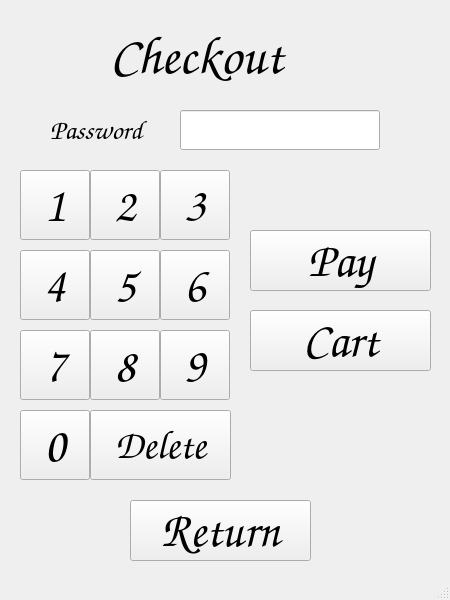
<?xml version="1.0" encoding="UTF-8"?>
<ui version="4.0">
 <class>MainWindow</class>
 <widget class="QMainWindow" name="MainWindow">
  <property name="geometry">
   <rect>
    <x>0</x>
    <y>0</y>
    <width>450</width>
    <height>600</height>
   </rect>
  </property>
  <property name="windowTitle">
   <string>MainWindow</string>
  </property>
  <widget class="QWidget" name="centralwidget">
   <widget class="QLabel" name="Welcome_banner">
    <property name="geometry">
     <rect>
      <x>110</x>
      <y>10</y>
      <width>251</width>
      <height>91</height>
     </rect>
    </property>
    <property name="font">
     <font>
      <family>Comic Sans MS</family>
      <pointsize>40</pointsize>
     </font>
    </property>
    <property name="text">
     <string>Checkout</string>
    </property>
   </widget>
   <widget class="QPushButton" name="RETURN">
    <property name="geometry">
     <rect>
      <x>130</x>
      <y>500</y>
      <width>181</width>
      <height>61</height>
     </rect>
    </property>
    <property name="font">
     <font>
      <family>Comic Sans MS</family>
      <pointsize>36</pointsize>
     </font>
    </property>
    <property name="text">
     <string>Return</string>
    </property>
   </widget>
   <widget class="QLabel" name="label_pw">
    <property name="geometry">
     <rect>
      <x>50</x>
      <y>110</y>
      <width>130</width>
      <height>40</height>
     </rect>
    </property>
    <property name="font">
     <font>
      <family>Comic Sans MS</family>
      <pointsize>20</pointsize>
     </font>
    </property>
    <property name="text">
     <string>Password</string>
    </property>
   </widget>
   <widget class="QPushButton" name="CART">
    <property name="geometry">
     <rect>
      <x>250</x>
      <y>310</y>
      <width>181</width>
      <height>61</height>
     </rect>
    </property>
    <property name="font">
     <font>
      <family>Comic Sans MS</family>
      <pointsize>36</pointsize>
     </font>
    </property>
    <property name="text">
     <string>Cart</string>
    </property>
   </widget>
   <widget class="QLineEdit" name="Show_Password">
    <property name="geometry">
     <rect>
      <x>180</x>
      <y>110</y>
      <width>200</width>
      <height>40</height>
     </rect>
    </property>
    <property name="text">
     <string/>
    </property>
   </widget>
   <widget class="QPushButton" name="NUM_1">
    <property name="geometry">
     <rect>
      <x>20</x>
      <y>170</y>
      <width>70</width>
      <height>70</height>
     </rect>
    </property>
    <property name="font">
     <font>
      <family>Comic Sans MS</family>
      <pointsize>36</pointsize>
     </font>
    </property>
    <property name="text">
     <string>1</string>
    </property>
   </widget>
   <widget class="QPushButton" name="NUM_2">
    <property name="geometry">
     <rect>
      <x>90</x>
      <y>170</y>
      <width>70</width>
      <height>70</height>
     </rect>
    </property>
    <property name="font">
     <font>
      <family>Comic Sans MS</family>
      <pointsize>36</pointsize>
     </font>
    </property>
    <property name="text">
     <string>2</string>
    </property>
   </widget>
   <widget class="QPushButton" name="NUM_3">
    <property name="geometry">
     <rect>
      <x>160</x>
      <y>170</y>
      <width>70</width>
      <height>70</height>
     </rect>
    </property>
    <property name="font">
     <font>
      <family>Comic Sans MS</family>
      <pointsize>36</pointsize>
     </font>
    </property>
    <property name="text">
     <string>3</string>
    </property>
   </widget>
   <widget class="QPushButton" name="NUM_6">
    <property name="geometry">
     <rect>
      <x>160</x>
      <y>250</y>
      <width>70</width>
      <height>70</height>
     </rect>
    </property>
    <property name="font">
     <font>
      <family>Comic Sans MS</family>
      <pointsize>36</pointsize>
     </font>
    </property>
    <property name="text">
     <string>6</string>
    </property>
   </widget>
   <widget class="QPushButton" name="NUM_5">
    <property name="geometry">
     <rect>
      <x>90</x>
      <y>250</y>
      <width>70</width>
      <height>70</height>
     </rect>
    </property>
    <property name="font">
     <font>
      <family>Comic Sans MS</family>
      <pointsize>36</pointsize>
     </font>
    </property>
    <property name="text">
     <string>5</string>
    </property>
   </widget>
   <widget class="QPushButton" name="NUM_4">
    <property name="geometry">
     <rect>
      <x>20</x>
      <y>250</y>
      <width>70</width>
      <height>70</height>
     </rect>
    </property>
    <property name="font">
     <font>
      <family>Comic Sans MS</family>
      <pointsize>36</pointsize>
     </font>
    </property>
    <property name="text">
     <string>4</string>
    </property>
   </widget>
   <widget class="QPushButton" name="RETURN_9">
    <property name="geometry">
     <rect>
      <x>160</x>
      <y>330</y>
      <width>70</width>
      <height>70</height>
     </rect>
    </property>
    <property name="font">
     <font>
      <family>Comic Sans MS</family>
      <pointsize>36</pointsize>
     </font>
    </property>
    <property name="text">
     <string>9</string>
    </property>
   </widget>
   <widget class="QPushButton" name="NUM_8">
    <property name="geometry">
     <rect>
      <x>90</x>
      <y>330</y>
      <width>70</width>
      <height>70</height>
     </rect>
    </property>
    <property name="font">
     <font>
      <family>Comic Sans MS</family>
      <pointsize>36</pointsize>
     </font>
    </property>
    <property name="text">
     <string>8</string>
    </property>
   </widget>
   <widget class="QPushButton" name="NUM_7">
    <property name="geometry">
     <rect>
      <x>20</x>
      <y>330</y>
      <width>70</width>
      <height>70</height>
     </rect>
    </property>
    <property name="font">
     <font>
      <family>Comic Sans MS</family>
      <pointsize>36</pointsize>
     </font>
    </property>
    <property name="text">
     <string>7</string>
    </property>
   </widget>
   <widget class="QPushButton" name="NUM_0">
    <property name="geometry">
     <rect>
      <x>20</x>
      <y>410</y>
      <width>70</width>
      <height>70</height>
     </rect>
    </property>
    <property name="font">
     <font>
      <family>Comic Sans MS</family>
      <pointsize>36</pointsize>
     </font>
    </property>
    <property name="text">
     <string>0</string>
    </property>
   </widget>
   <widget class="QPushButton" name="DELETE">
    <property name="geometry">
     <rect>
      <x>90</x>
      <y>410</y>
      <width>141</width>
      <height>70</height>
     </rect>
    </property>
    <property name="font">
     <font>
      <family>Comic Sans MS</family>
      <pointsize>30</pointsize>
     </font>
    </property>
    <property name="text">
     <string>Delete</string>
    </property>
   </widget>
   <widget class="QPushButton" name="PAY">
    <property name="geometry">
     <rect>
      <x>250</x>
      <y>230</y>
      <width>181</width>
      <height>61</height>
     </rect>
    </property>
    <property name="font">
     <font>
      <family>Comic Sans MS</family>
      <pointsize>36</pointsize>
     </font>
    </property>
    <property name="text">
     <string>Pay</string>
    </property>
   </widget>
  </widget>
  <widget class="QStatusBar" name="statusbar"/>
 </widget>
 <resources/>
 <connections/>
</ui>
